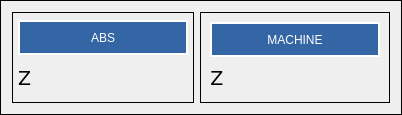
                  <widget class="QFrame" name="gridFrame">
                   <property name="minimumSize">
                    <size>
                     <width>0</width>
                     <height>100</height>
                    </size>
                   </property>
                   <property name="frameShape">
                    <enum>QFrame::Box</enum>
                   </property>
                   <layout class="QGridLayout" name="gridLayout_7">
                    <item row="0" column="4" rowspan="2">
                     <widget class="QFrame" name="gridFrame">
                      <property name="frameShape">
                       <enum>QFrame::Box</enum>
                      </property>
                      <layout class="QGridLayout" name="gridLayout_10">
                       <item row="0" column="0" colspan="2">
                        <widget class="QLabel" name="label_57">
                         <property name="minimumSize">
                          <size>
                           <width>150</width>
                           <height>35</height>
                          </size>
                         </property>
                         <property name="maximumSize">
                          <size>
                           <width>999</width>
                           <height>35</height>
                          </size>
                         </property>
                         <property name="styleSheet">
                          <string notr="true">color: rgb(255, 255, 255);
background-color:rgb(52, 101, 164);</string>
                         </property>
                         <property name="frameShape">
                          <enum>QFrame::Box</enum>
                         </property>
                         <property name="frameShadow">
                          <enum>QFrame::Plain</enum>
                         </property>
                         <property name="lineWidth">
                          <number>2</number>
                         </property>
                         <property name="text">
                          <string>MACHINE</string>
                         </property>
                         <property name="alignment">
                          <set>Qt::AlignCenter</set>
                         </property>
                         <property name="openExternalLinks">
                          <bool>false</bool>
                         </property>
                        </widget>
                       </item>
                       <item row="1" column="0">
                        <widget class="QLabel" name="label_56">
                         <property name="minimumSize">
                          <size>
                           <width>0</width>
                           <height>30</height>
                          </size>
                         </property>
                         <property name="maximumSize">
                          <size>
                           <width>16777215</width>
                           <height>30</height>
                          </size>
                         </property>
                         <property name="font">
                          <font>
                           <family>DejaVu Sans</family>
                           <pointsize>14</pointsize>
                           <weight>50</weight>
                           <italic>false</italic>
                           <bold>false</bold>
                          </font>
                         </property>
                         <property name="text">
                          <string>Z</string>
                         </property>
                         <property name="alignment">
                          <set>Qt::AlignCenter</set>
                         </property>
                         <property name="margin">
                          <number>0</number>
                         </property>
                        </widget>
                       </item>
                       <item row="1" column="1">
                        <widget class="StatusLabel" name="statuslabel_8">
                         <property name="minimumSize">
                          <size>
                           <width>150</width>
                           <height>30</height>
                          </size>
                         </property>
                         <property name="maximumSize">
                          <size>
                           <width>16777215</width>
                           <height>30</height>
                          </size>
                         </property>
                         <property name="font">
                          <font>
                           <family>DejaVu Sans</family>
                           <pointsize>14</pointsize>
                           <weight>50</weight>
                           <italic>false</italic>
                           <bold>false</bold>
                          </font>
                         </property>
                         <property name="alignment">
                          <set>Qt::AlignCenter</set>
                         </property>
                         <property name="rules" stdset="0">
                          <string>[{&quot;channels&quot;: [{&quot;url&quot;: &quot;status:joint_actual_position&quot;, &quot;trigger&quot;: true}], &quot;property&quot;: &quot;Text&quot;, &quot;expression&quot;: &quot;'{:.4f}'.format(ch[0][2])&quot;, &quot;name&quot;: &quot;MACHINE POS&quot;}]</string>
                         </property>
                        </widget>
                       </item>
                      </layout>
                     </widget>
                    </item>
                    <item row="0" column="2" rowspan="2">
                     <widget class="QFrame" name="gridFrame">
                      <property name="frameShape">
                       <enum>QFrame::Box</enum>
                      </property>
                      <layout class="QGridLayout" name="gridLayout_13">
                       <property name="leftMargin">
                        <number>5</number>
                       </property>
                       <property name="topMargin">
                        <number>5</number>
                       </property>
                       <property name="rightMargin">
                        <number>5</number>
                       </property>
                       <property name="bottomMargin">
                        <number>5</number>
                       </property>
                       <item row="1" column="1">
                        <widget class="StatusLabel" name="statuslabel_13">
                         <property name="minimumSize">
                          <size>
                           <width>150</width>
                           <height>30</height>
                          </size>
                         </property>
                         <property name="maximumSize">
                          <size>
                           <width>16777215</width>
                           <height>30</height>
                          </size>
                         </property>
                         <property name="font">
                          <font>
                           <family>DejaVu Sans</family>
                           <pointsize>14</pointsize>
                           <weight>50</weight>
                           <italic>false</italic>
                           <bold>false</bold>
                          </font>
                         </property>
                         <property name="rules" stdset="0">
                          <string>[{&quot;channels&quot;: [{&quot;url&quot;: &quot;position:rel&quot;, &quot;trigger&quot;: true}], &quot;property&quot;: &quot;Text&quot;, &quot;expression&quot;: &quot;'{:.4f}'.format(ch[0][2])&quot;, &quot;name&quot;: &quot;ABS POS&quot;}]</string>
                         </property>
                        </widget>
                       </item>
                       <item row="1" column="0">
                        <widget class="QLabel" name="label_45">
                         <property name="minimumSize">
                          <size>
                           <width>0</width>
                           <height>30</height>
                          </size>
                         </property>
                         <property name="maximumSize">
                          <size>
                           <width>16777215</width>
                           <height>30</height>
                          </size>
                         </property>
                         <property name="font">
                          <font>
                           <family>DejaVu Sans</family>
                           <pointsize>14</pointsize>
                           <weight>50</weight>
                           <italic>false</italic>
                           <bold>false</bold>
                          </font>
                         </property>
                         <property name="text">
                          <string>Z</string>
                         </property>
                        </widget>
                       </item>
                       <item row="0" column="0" colspan="2">
                        <widget class="QLabel" name="label_36">
                         <property name="minimumSize">
                          <size>
                           <width>150</width>
                           <height>35</height>
                          </size>
                         </property>
                         <property name="maximumSize">
                          <size>
                           <width>999</width>
                           <height>35</height>
                          </size>
                         </property>
                         <property name="styleSheet">
                          <string notr="true">color: rgb(255, 255, 255);
background-color:rgb(52, 101, 164);</string>
                         </property>
                         <property name="frameShape">
                          <enum>QFrame::Box</enum>
                         </property>
                         <property name="frameShadow">
                          <enum>QFrame::Plain</enum>
                         </property>
                         <property name="lineWidth">
                          <number>2</number>
                         </property>
                         <property name="text">
                          <string>ABS</string>
                         </property>
                         <property name="alignment">
                          <set>Qt::AlignCenter</set>
                         </property>
                        </widget>
                       </item>
                      </layout>
                     </widget>
                    </item>
                   </layout>
                  </widget>
